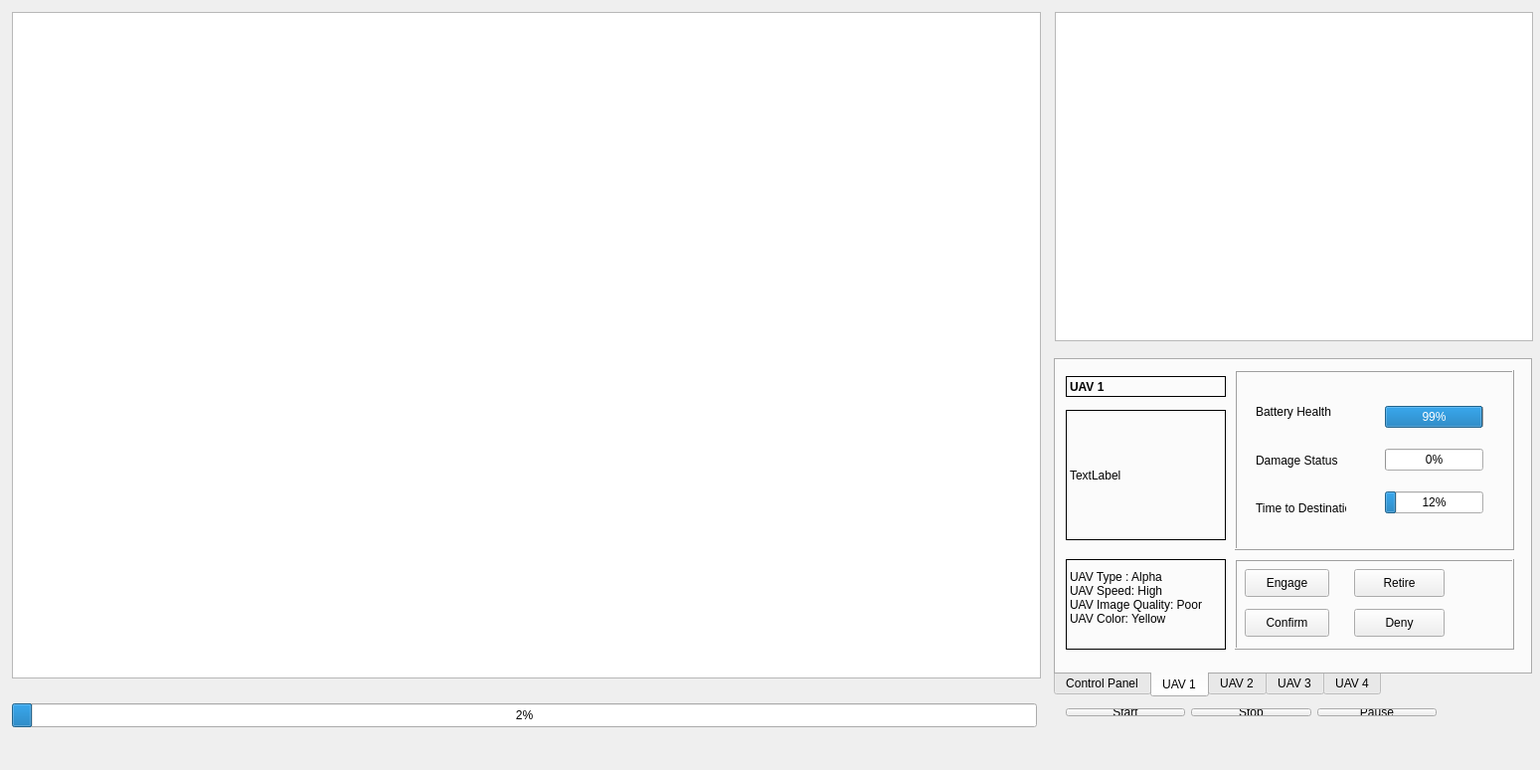
<?xml version="1.0" encoding="UTF-8"?>
<ui version="4.0">
 <class>quad_sim</class>
 <widget class="QWidget" name="quad_sim">
  <property name="geometry">
   <rect>
    <x>0</x>
    <y>0</y>
    <width>1549</width>
    <height>774</height>
   </rect>
  </property>
  <property name="windowTitle">
   <string>quad_sim</string>
  </property>
  <widget class="QGraphicsView" name="graphicsView_2">
   <property name="geometry">
    <rect>
     <x>1061</x>
     <y>12</y>
     <width>481</width>
     <height>331</height>
    </rect>
   </property>
   <property name="backgroundBrush">
    <brush brushstyle="NoBrush">
     <color alpha="255">
      <red>65</red>
      <green>84</green>
      <blue>127</blue>
     </color>
    </brush>
   </property>
  </widget>
  <widget class="QTabWidget" name="tabWidget">
   <property name="geometry">
    <rect>
     <x>1060</x>
     <y>360</y>
     <width>481</width>
     <height>341</height>
    </rect>
   </property>
   <property name="tabPosition">
    <enum>QTabWidget::South</enum>
   </property>
   <property name="tabShape">
    <enum>QTabWidget::Rounded</enum>
   </property>
   <property name="currentIndex">
    <number>1</number>
   </property>
   <widget class="QWidget" name="tab">
    <attribute name="title">
     <string>Control Panel</string>
    </attribute>
    <widget class="QLabel" name="label">
     <property name="geometry">
      <rect>
       <x>21</x>
       <y>21</y>
       <width>421</width>
       <height>41</height>
      </rect>
     </property>
     <property name="font">
      <font>
       <pointsize>10</pointsize>
       <weight>75</weight>
       <bold>true</bold>
      </font>
     </property>
     <property name="frameShape">
      <enum>QFrame::Box</enum>
     </property>
     <property name="text">
      <string>Vehicle Status</string>
     </property>
    </widget>
    <widget class="QLabel" name="label_pic">
     <property name="geometry">
      <rect>
       <x>310</x>
       <y>20</y>
       <width>121</width>
       <height>151</height>
      </rect>
     </property>
     <property name="text">
      <string>TextLabel</string>
     </property>
    </widget>
    <widget class="QWidget" name="layoutWidget">
     <property name="geometry">
      <rect>
       <x>20</x>
       <y>70</y>
       <width>421</width>
       <height>191</height>
      </rect>
     </property>
     <layout class="QVBoxLayout" name="verticalLayout_9">
      <item>
       <layout class="QHBoxLayout" name="horizontalLayout_4">
        <item>
         <widget class="QLabel" name="label_2">
          <property name="frameShape">
           <enum>QFrame::Box</enum>
          </property>
          <property name="text">
           <string>UAV 1</string>
          </property>
         </widget>
        </item>
        <item>
         <widget class="QLabel" name="label_6">
          <property name="autoFillBackground">
           <bool>false</bool>
          </property>
          <property name="frameShape">
           <enum>QFrame::Box</enum>
          </property>
          <property name="text">
           <string>Busy       </string>
          </property>
         </widget>
        </item>
        <item>
         <widget class="QProgressBar" name="progressBar_2">
          <property name="value">
           <number>12</number>
          </property>
         </widget>
        </item>
       </layout>
      </item>
      <item>
       <layout class="QHBoxLayout" name="horizontalLayout_2">
        <item>
         <widget class="QLabel" name="label_5">
          <property name="frameShape">
           <enum>QFrame::Box</enum>
          </property>
          <property name="text">
           <string>UAV 3</string>
          </property>
         </widget>
        </item>
        <item>
         <widget class="QLabel" name="label_8">
          <property name="frameShape">
           <enum>QFrame::Box</enum>
          </property>
          <property name="text">
           <string>Busy       </string>
          </property>
         </widget>
        </item>
        <item>
         <widget class="QProgressBar" name="progressBar_4">
          <property name="value">
           <number>24</number>
          </property>
         </widget>
        </item>
       </layout>
      </item>
      <item>
       <layout class="QHBoxLayout" name="horizontalLayout">
        <item>
         <widget class="QLabel" name="label_4">
          <property name="frameShape">
           <enum>QFrame::Box</enum>
          </property>
          <property name="text">
           <string>UAV 4</string>
          </property>
         </widget>
        </item>
        <item>
         <widget class="QLabel" name="label_9">
          <property name="frameShape">
           <enum>QFrame::Box</enum>
          </property>
          <property name="text">
           <string>Busy       </string>
          </property>
         </widget>
        </item>
        <item>
         <widget class="QProgressBar" name="progressBar_5">
          <property name="value">
           <number>36</number>
          </property>
         </widget>
        </item>
       </layout>
      </item>
      <item>
       <layout class="QHBoxLayout" name="horizontalLayout_3">
        <item>
         <widget class="QLabel" name="label_3">
          <property name="frameShape">
           <enum>QFrame::Box</enum>
          </property>
          <property name="text">
           <string>UAV 2</string>
          </property>
         </widget>
        </item>
        <item>
         <widget class="QLabel" name="label_7">
          <property name="frameShape">
           <enum>QFrame::Box</enum>
          </property>
          <property name="text">
           <string>Busy       </string>
          </property>
         </widget>
        </item>
        <item>
         <widget class="QProgressBar" name="progressBar_3">
          <property name="value">
           <number>30</number>
          </property>
         </widget>
        </item>
       </layout>
      </item>
     </layout>
    </widget>
    <widget class="QFrame" name="frame_2">
     <property name="geometry">
      <rect>
       <x>10</x>
       <y>10</y>
       <width>451</width>
       <height>271</height>
      </rect>
     </property>
     <property name="frameShape">
      <enum>QFrame::Box</enum>
     </property>
     <property name="frameShadow">
      <enum>QFrame::Raised</enum>
     </property>
    </widget>
   </widget>
   <widget class="QWidget" name="tab_2">
    <attribute name="title">
     <string>UAV 1</string>
    </attribute>
    <widget class="QLabel" name="label_10">
     <property name="geometry">
      <rect>
       <x>10</x>
       <y>16</y>
       <width>161</width>
       <height>21</height>
      </rect>
     </property>
     <property name="font">
      <font>
       <weight>75</weight>
       <bold>true</bold>
      </font>
     </property>
     <property name="frameShape">
      <enum>QFrame::Box</enum>
     </property>
     <property name="text">
      <string>UAV 1</string>
     </property>
    </widget>
    <widget class="QLabel" name="uav1_pic">
     <property name="geometry">
      <rect>
       <x>10</x>
       <y>50</y>
       <width>161</width>
       <height>131</height>
      </rect>
     </property>
     <property name="frameShape">
      <enum>QFrame::Box</enum>
     </property>
     <property name="text">
      <string>TextLabel</string>
     </property>
    </widget>
    <widget class="QWidget" name="layoutWidget">
     <property name="geometry">
      <rect>
       <x>190</x>
       <y>20</y>
       <width>113</width>
       <height>161</height>
      </rect>
     </property>
     <layout class="QVBoxLayout" name="verticalLayout">
      <item>
       <widget class="QLabel" name="label_11">
        <property name="text">
         <string>Battery Health</string>
        </property>
       </widget>
      </item>
      <item>
       <widget class="QLabel" name="label_12">
        <property name="text">
         <string>Damage Status</string>
        </property>
       </widget>
      </item>
      <item>
       <widget class="QLabel" name="label_13">
        <property name="text">
         <string>Time to Destination</string>
        </property>
       </widget>
      </item>
     </layout>
    </widget>
    <widget class="QWidget" name="layoutWidget">
     <property name="geometry">
      <rect>
       <x>320</x>
       <y>20</y>
       <width>121</width>
       <height>161</height>
      </rect>
     </property>
     <layout class="QVBoxLayout" name="verticalLayout_2">
      <item>
       <widget class="QProgressBar" name="progressBar_6">
        <property name="value">
         <number>99</number>
        </property>
       </widget>
      </item>
      <item>
       <widget class="QProgressBar" name="progressBar_7">
        <property name="value">
         <number>0</number>
        </property>
       </widget>
      </item>
      <item>
       <widget class="QProgressBar" name="progressBar_8">
        <property name="minimum">
         <number>0</number>
        </property>
        <property name="value">
         <number>12</number>
        </property>
       </widget>
      </item>
     </layout>
    </widget>
    <widget class="QLabel" name="label_26">
     <property name="geometry">
      <rect>
       <x>10</x>
       <y>200</y>
       <width>161</width>
       <height>91</height>
      </rect>
     </property>
     <property name="frameShape">
      <enum>QFrame::Box</enum>
     </property>
     <property name="text">
      <string>UAV Type : Alpha
UAV Speed: High
UAV Image Quality: Poor
UAV Color: Yellow
</string>
     </property>
    </widget>
    <widget class="QFrame" name="frame_3">
     <property name="geometry">
      <rect>
       <x>180</x>
       <y>10</y>
       <width>281</width>
       <height>181</height>
      </rect>
     </property>
     <property name="frameShape">
      <enum>QFrame::Box</enum>
     </property>
     <property name="frameShadow">
      <enum>QFrame::Raised</enum>
     </property>
    </widget>
    <widget class="QFrame" name="frame">
     <property name="geometry">
      <rect>
       <x>180</x>
       <y>200</y>
       <width>281</width>
       <height>91</height>
      </rect>
     </property>
     <property name="frameShape">
      <enum>QFrame::Box</enum>
     </property>
     <property name="frameShadow">
      <enum>QFrame::Raised</enum>
     </property>
     <widget class="QPushButton" name="uav1_confirm">
      <property name="geometry">
       <rect>
        <x>10</x>
        <y>50</y>
        <width>85</width>
        <height>28</height>
       </rect>
      </property>
      <property name="text">
       <string>Confirm</string>
      </property>
     </widget>
     <widget class="QPushButton" name="uav1_engage">
      <property name="geometry">
       <rect>
        <x>10</x>
        <y>10</y>
        <width>85</width>
        <height>28</height>
       </rect>
      </property>
      <property name="text">
       <string>Engage</string>
      </property>
     </widget>
     <widget class="QPushButton" name="uav1_retire">
      <property name="geometry">
       <rect>
        <x>120</x>
        <y>10</y>
        <width>91</width>
        <height>28</height>
       </rect>
      </property>
      <property name="text">
       <string>Retire</string>
      </property>
     </widget>
     <widget class="QPushButton" name="pushButton">
      <property name="geometry">
       <rect>
        <x>120</x>
        <y>50</y>
        <width>91</width>
        <height>28</height>
       </rect>
      </property>
      <property name="text">
       <string>Deny</string>
      </property>
     </widget>
    </widget>
   </widget>
   <widget class="QWidget" name="tab_3">
    <attribute name="title">
     <string>UAV 2</string>
    </attribute>
    <widget class="QLabel" name="label_14">
     <property name="geometry">
      <rect>
       <x>20</x>
       <y>30</y>
       <width>55</width>
       <height>16</height>
      </rect>
     </property>
     <property name="font">
      <font>
       <weight>75</weight>
       <bold>true</bold>
      </font>
     </property>
     <property name="text">
      <string>UAV 2</string>
     </property>
    </widget>
    <widget class="QLabel" name="uav2_pic">
     <property name="geometry">
      <rect>
       <x>20</x>
       <y>70</y>
       <width>91</width>
       <height>101</height>
      </rect>
     </property>
     <property name="text">
      <string>TextLabel</string>
     </property>
    </widget>
    <widget class="QWidget" name="layoutWidget">
     <property name="geometry">
      <rect>
       <x>210</x>
       <y>23</y>
       <width>113</width>
       <height>121</height>
      </rect>
     </property>
     <layout class="QVBoxLayout" name="verticalLayout_3">
      <item>
       <widget class="QLabel" name="label_15">
        <property name="text">
         <string>Battery Health</string>
        </property>
       </widget>
      </item>
      <item>
       <widget class="QLabel" name="label_17">
        <property name="text">
         <string>Damage Status</string>
        </property>
       </widget>
      </item>
      <item>
       <widget class="QLabel" name="label_16">
        <property name="text">
         <string>Time to Destination</string>
        </property>
       </widget>
      </item>
     </layout>
    </widget>
    <widget class="QWidget" name="layoutWidget">
     <property name="geometry">
      <rect>
       <x>330</x>
       <y>20</y>
       <width>114</width>
       <height>121</height>
      </rect>
     </property>
     <layout class="QVBoxLayout" name="verticalLayout_4">
      <item>
       <widget class="QProgressBar" name="progressBar_9">
        <property name="value">
         <number>24</number>
        </property>
       </widget>
      </item>
      <item>
       <widget class="QProgressBar" name="progressBar_11">
        <property name="value">
         <number>24</number>
        </property>
       </widget>
      </item>
      <item>
       <widget class="QProgressBar" name="progressBar_10">
        <property name="value">
         <number>24</number>
        </property>
       </widget>
      </item>
     </layout>
    </widget>
    <widget class="QWidget" name="layoutWidget">
     <property name="geometry">
      <rect>
       <x>150</x>
       <y>200</y>
       <width>295</width>
       <height>30</height>
      </rect>
     </property>
     <layout class="QHBoxLayout" name="horizontalLayout_7">
      <item>
       <widget class="QPushButton" name="uav2_engage">
        <property name="text">
         <string>Engage</string>
        </property>
       </widget>
      </item>
      <item>
       <widget class="QPushButton" name="uav2_confirm">
        <property name="text">
         <string>Confirm</string>
        </property>
       </widget>
      </item>
      <item>
       <widget class="QPushButton" name="uav2_retire">
        <property name="text">
         <string>Retire</string>
        </property>
       </widget>
      </item>
     </layout>
    </widget>
    <widget class="QLabel" name="simstart_l">
     <property name="geometry">
      <rect>
       <x>50</x>
       <y>260</y>
       <width>55</width>
       <height>16</height>
      </rect>
     </property>
     <property name="text">
      <string>TextLabel</string>
     </property>
    </widget>
   </widget>
   <widget class="QWidget" name="tab_4">
    <attribute name="title">
     <string>UAV 3</string>
    </attribute>
    <widget class="QLabel" name="label_20">
     <property name="geometry">
      <rect>
       <x>20</x>
       <y>40</y>
       <width>55</width>
       <height>16</height>
      </rect>
     </property>
     <property name="font">
      <font>
       <weight>75</weight>
       <bold>true</bold>
      </font>
     </property>
     <property name="text">
      <string>UAV 3</string>
     </property>
    </widget>
    <widget class="QLabel" name="uav3_pic">
     <property name="geometry">
      <rect>
       <x>30</x>
       <y>80</y>
       <width>111</width>
       <height>101</height>
      </rect>
     </property>
     <property name="text">
      <string>TextLabel</string>
     </property>
    </widget>
    <widget class="QWidget" name="layoutWidget">
     <property name="geometry">
      <rect>
       <x>210</x>
       <y>23</y>
       <width>113</width>
       <height>121</height>
      </rect>
     </property>
     <layout class="QVBoxLayout" name="verticalLayout_5">
      <item>
       <widget class="QLabel" name="label_18">
        <property name="text">
         <string>Battery Health</string>
        </property>
       </widget>
      </item>
      <item>
       <widget class="QLabel" name="label_19">
        <property name="text">
         <string>Damage Status</string>
        </property>
       </widget>
      </item>
      <item>
       <widget class="QLabel" name="label_21">
        <property name="text">
         <string>Time to Destination</string>
        </property>
       </widget>
      </item>
     </layout>
    </widget>
    <widget class="QWidget" name="layoutWidget">
     <property name="geometry">
      <rect>
       <x>330</x>
       <y>20</y>
       <width>114</width>
       <height>121</height>
      </rect>
     </property>
     <layout class="QVBoxLayout" name="verticalLayout_6">
      <item>
       <widget class="QProgressBar" name="progressBar_13">
        <property name="value">
         <number>24</number>
        </property>
       </widget>
      </item>
      <item>
       <widget class="QProgressBar" name="progressBar_12">
        <property name="value">
         <number>24</number>
        </property>
       </widget>
      </item>
      <item>
       <widget class="QProgressBar" name="progressBar_14">
        <property name="value">
         <number>24</number>
        </property>
       </widget>
      </item>
     </layout>
    </widget>
    <widget class="QWidget" name="layoutWidget">
     <property name="geometry">
      <rect>
       <x>160</x>
       <y>170</y>
       <width>295</width>
       <height>30</height>
      </rect>
     </property>
     <layout class="QHBoxLayout" name="horizontalLayout_6">
      <item>
       <widget class="QPushButton" name="uav3_engage">
        <property name="text">
         <string>Engage</string>
        </property>
       </widget>
      </item>
      <item>
       <widget class="QPushButton" name="uav3_confirm">
        <property name="text">
         <string>Confirm</string>
        </property>
       </widget>
      </item>
      <item>
       <widget class="QPushButton" name="uav3_retire">
        <property name="text">
         <string>Retire</string>
        </property>
       </widget>
      </item>
     </layout>
    </widget>
   </widget>
   <widget class="QWidget" name="tab_5">
    <attribute name="title">
     <string>UAV 4</string>
    </attribute>
    <widget class="QLabel" name="label_24">
     <property name="geometry">
      <rect>
       <x>20</x>
       <y>30</y>
       <width>55</width>
       <height>16</height>
      </rect>
     </property>
     <property name="font">
      <font>
       <weight>75</weight>
       <bold>true</bold>
      </font>
     </property>
     <property name="text">
      <string>UAV 4</string>
     </property>
    </widget>
    <widget class="QLabel" name="uav4_pic">
     <property name="geometry">
      <rect>
       <x>40</x>
       <y>70</y>
       <width>111</width>
       <height>101</height>
      </rect>
     </property>
     <property name="text">
      <string>TextLabel</string>
     </property>
    </widget>
    <widget class="QWidget" name="layoutWidget">
     <property name="geometry">
      <rect>
       <x>210</x>
       <y>23</y>
       <width>113</width>
       <height>111</height>
      </rect>
     </property>
     <layout class="QVBoxLayout" name="verticalLayout_7">
      <item>
       <widget class="QLabel" name="label_22">
        <property name="text">
         <string>Battery Health</string>
        </property>
       </widget>
      </item>
      <item>
       <widget class="QLabel" name="label_23">
        <property name="text">
         <string>Damage Status</string>
        </property>
       </widget>
      </item>
      <item>
       <widget class="QLabel" name="label_25">
        <property name="text">
         <string>Time to Destination</string>
        </property>
       </widget>
      </item>
     </layout>
    </widget>
    <widget class="QWidget" name="layoutWidget">
     <property name="geometry">
      <rect>
       <x>330</x>
       <y>20</y>
       <width>114</width>
       <height>111</height>
      </rect>
     </property>
     <layout class="QVBoxLayout" name="verticalLayout_8">
      <item>
       <widget class="QProgressBar" name="progressBar_16">
        <property name="value">
         <number>24</number>
        </property>
       </widget>
      </item>
      <item>
       <widget class="QProgressBar" name="progressBar_15">
        <property name="value">
         <number>24</number>
        </property>
       </widget>
      </item>
      <item>
       <widget class="QProgressBar" name="progressBar_17">
        <property name="value">
         <number>24</number>
        </property>
       </widget>
      </item>
     </layout>
    </widget>
    <widget class="QWidget" name="layoutWidget">
     <property name="geometry">
      <rect>
       <x>160</x>
       <y>190</y>
       <width>295</width>
       <height>30</height>
      </rect>
     </property>
     <layout class="QHBoxLayout" name="horizontalLayout_5">
      <item>
       <widget class="QPushButton" name="uav4_engage">
        <property name="text">
         <string>Engage</string>
        </property>
       </widget>
      </item>
      <item>
       <widget class="QPushButton" name="uav4_confirm">
        <property name="text">
         <string>Confirm</string>
        </property>
       </widget>
      </item>
      <item>
       <widget class="QPushButton" name="uav4_retire">
        <property name="text">
         <string>Retire</string>
        </property>
       </widget>
      </item>
     </layout>
    </widget>
    <zorder>layoutWidget</zorder>
    <zorder>layoutWidget</zorder>
    <zorder>layoutWidget</zorder>
    <zorder>label_24</zorder>
    <zorder>uav4_pic</zorder>
   </widget>
  </widget>
  <widget class="QWidget" name="layoutWidget">
   <property name="geometry">
    <rect>
     <x>1061</x>
     <y>701</y>
     <width>395</width>
     <height>30</height>
    </rect>
   </property>
   <layout class="QHBoxLayout" name="horizontalLayout_9">
    <item>
     <widget class="QPushButton" name="pushButton_simstart">
      <property name="text">
       <string>Start</string>
      </property>
     </widget>
    </item>
    <item>
     <widget class="QPushButton" name="pushButton_3">
      <property name="text">
       <string>Stop</string>
      </property>
     </widget>
    </item>
    <item>
     <widget class="QPushButton" name="pushButton_2">
      <property name="text">
       <string>Pause</string>
      </property>
     </widget>
    </item>
   </layout>
  </widget>
  <widget class="QGraphicsView" name="graphicsView">
   <property name="geometry">
    <rect>
     <x>12</x>
     <y>12</y>
     <width>1035</width>
     <height>670</height>
    </rect>
   </property>
   <property name="backgroundBrush">
    <brush brushstyle="NoBrush">
     <color alpha="255">
      <red>0</red>
      <green>0</green>
      <blue>0</blue>
     </color>
    </brush>
   </property>
  </widget>
  <widget class="QProgressBar" name="progressBar">
   <property name="geometry">
    <rect>
     <x>12</x>
     <y>707</y>
     <width>1031</width>
     <height>24</height>
    </rect>
   </property>
   <property name="value">
    <number>2</number>
   </property>
  </widget>
 </widget>
 <layoutdefault spacing="6" margin="11"/>
 <resources/>
 <connections/>
</ui>
